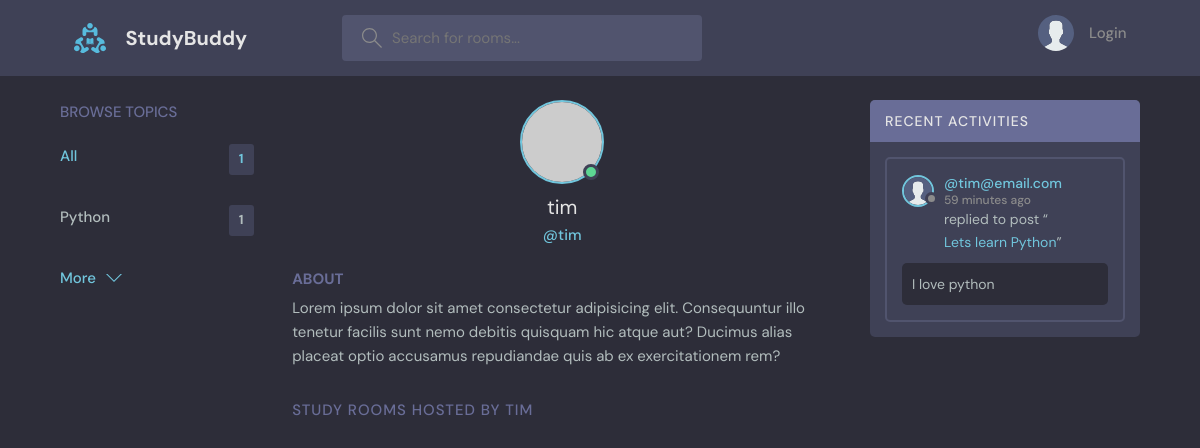
The app's page /profile/2/ with its own data.
### base/models.py (models this page shows, shortened)
class Topic (models.Model):
    name = models.CharField(max_length=200)

class User(AbstractUser):
    name = models.CharField(max_length=200, null=True)
    email = models.EmailField(unique=True, null=True)
    bio = models.TextField(null=True)
    avatar = models.ImageField(default='avatar.svg', null=True)
    USERNAME_FIELD = 'email'
    REQUIRED_FIELDS = []

class Message (models.Model):
    user = models.ForeignKey(User, on_delete=models.CASCADE)
    room = models.ForeignKey(Room, on_delete=models.CASCADE)
    body = models.TextField()
    updated = models.DateTimeField(auto_now=True)
    created = models.DateTimeField(auto_now_add=True)
    class Meta:
        ordering = ['-updated', '-created']

class Room (models.Model):
    host = models.ForeignKey(User, on_delete=models.SET_NULL, null=True)
    topic = models.ForeignKey(Topic, on_delete=models.SET_NULL, null=True)
    name = models.CharField(max_length=200)
    description = models.TextField(null=True, blank=True)
    participants = models.ManyToManyField(
        User, related_name='participants', blank=True)
    updated = models.DateTimeField(auto_now=True)
    created = models.DateTimeField(auto_now_add=True)
    class Meta:
        ordering = ['-updated', '-created']
    def __str__(self) -> str:
        return self.name

### base/views.py (the view)
# urls.py: path('profile/<str:pk>/', views.userProfle, name='user-profile'),
def userProfle(request, pk):
    user = User.objects.get(id=pk)
    rooms = user.room_set.all()
    topics = Topic.objects.all()
    room_messages = user.message_set.all()
    context = {'user': user, 'rooms': rooms,
               'topics': topics, 'room_messages': room_messages}
    return render(request, 'base/userProfile.html', context)

### base/templates/base/userProfile.html (shortened to what this page needs)
{% extends 'main.html' %} {% block content %}
  <main class="profile-page layout layout--3">
    <div class="container">
      {% include 'base/topic_component.html' %}
      <div class="roomList">
        <div class="profile">
          <div class="profile__avatar">
            <div class="avatar avatar--large active">
              <img src="https://randomuser.me/api/portraits/men/11.jpg" />
            </div>
          </div>
          <div class="profile__info">
            <h3>{{user.username}}</h3>
            <p>@{{user.username}}</p>
          </div>
          <div class="profile__about">
            <h3>About</h3>
            <p>
              Lorem ipsum dolor sit amet consectetur adipisicing elit. Consequuntur illo tenetur
              facilis sunt nemo debitis quisquam hic atque aut? Ducimus alias placeat optio
              accusamus repudiandae quis ab ex exercitationem rem?
            </p>
          </div>
        </div>
        <div class="roomList__header">
          <div>
            <h2>Study Rooms Hosted by {{user.username}}</a>
            </h2>
          </div>
        </div>
      </div>
     {% include 'base/activity_component.html' %}
    </div>
  </main>
{% endblock content %}

### templates/main.html (shortened to what this page needs)
<!DOCTYPE html>
{% load static %}
<html lang="en">
  <head>
    <link rel="stylesheet" href="{% static 'styles/style.css' %}" />
  </head>
  <body>
    {% include 'navbar.html' %}  {% block content%} {% endblock %}
  </body>
</html>

### templates/navbar.html (shortened to what this page needs)
{% load static %}
<header class="header header--loggedIn">
  <div class="container">
    <a href="{% url 'home' %}" class="header__logo">
      <img src="{% static 'images/logo.svg' %}" />
      <h1>StudyBuddy</h1>
    </a>
    <form class="header__search" method="GET" action="{% url 'home' %}">
      <label>
        <input name="q" placeholder="Search for rooms..." />
      </label>
    </form>
    <nav class="header__menu">
      {% if request.user.is_authenticated %}
      <div class="header__user">
        <a href="{% url 'update_user' %}">
          <div class="avatar avatar--medium active">
            <img src="{{request.user.avatar.url}}" />
          </div>
          <p>
            {{request.user.username}} <span>@{{request.user.username}}</span>
          </p>
        </a>
        <button class="dropdown-button">
          <svg
            version="1.1"
            xmlns="http://www.w3.org/2000/svg"
            width="32"
            height="32"
            viewBox="0 0 32 32"
          >
            <title>chevron-down</title>
            <path d="M16 21l-13-13h-3l16 16 16-16h-3l-13 13z"></path>
          </svg>
        </button>
      </div>
      {% else%}
      <a href="{% url 'login' %}">
        <img src="{% static 'images/avatar.svg' %}" />
        <p>Login</p>
      </a>
      {% endif %}
    </nav>
  </div>
</header>

### base/templates/base/topic_component.html
<div class="topics">
  <div class="topics__header">
    <h2>Browse Topics</h2>
  </div>
  <ul class="topics__list">
    <li>
      <a href="{% url 'home' %}" class="active"
        >All <span>{{topics.count}}</span></a
      >
    </li>
    {% for topic in topics %}
    <li>
      <a href="{% url 'home' %}?q={{topic.name}} "
        >{{topic.name}} <span>{{topic.room_set.all.count}}</span></a
      >
    </li>
    {% endfor %}
  </ul>
  <a class="btn btn--link" href="{% url 'topics' %}">
    More
    <svg
      version="1.1"
      xmlns="http://www.w3.org/2000/svg"
      width="32"
      height="32"
      viewBox="0 0 32 32"
    >
      <title>chevron-down</title>
      <path d="M16 21l-13-13h-3l16 16 16-16h-3l-13 13z"></path>
    </svg>
  </a>
</div>

### base/templates/base/activity_component.html (shortened to what this page needs)
<div class="activities">
  <div class="activities__header">
    <h2>Recent Activities</h2>
  </div>
  {% for message in room_messages %}
  <div class="activities__box">
    <div class="activities__boxHeader roomListRoom__header">
      <a
        href="{% url 'user-profile' message.user.id %}"
        class="roomListRoom__author"
      >
        <div class="avatar avatar--small">
          <img src="{{message.user.avatar.url}}" />
        </div>
        <p>
          @{{message.user}}
          <span>{{message.created|timesince}} ago</span>
        </p>
      </a>
    </div>
    <div class="activities__boxContent">
      <p>
        replied to post “<a href="{% url 'room' message.room.id %}"
          >{{message.room}}</a
        >”
      </p>
      <div class="activities__boxRoomContent">{{message.body}}</div>
    </div>
  </div>
  {% endfor %}
</div>

### records on screen
Topic: name "Python", room_set.all.count "1"
User: username "tim", username "TIM"
Message: user.avatar (placeholder picture), user "tim@email.com", created "59 minutes", room "Lets learn Python", body "I love python"

### other values on screen
{{ topics.count }} "1"
